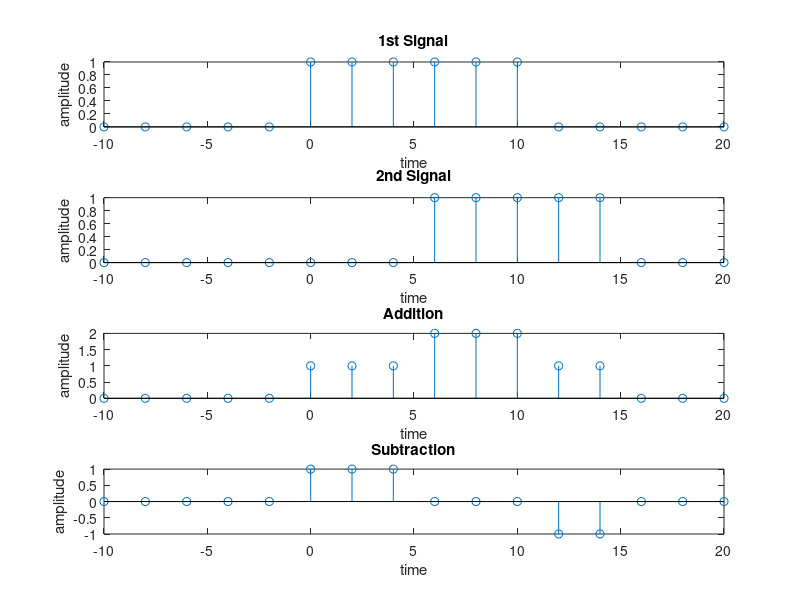

Reproduce this figure in MATLAB.
clc
clear all
close all
t = -10:2:20;
n1 = t>=0 & t<=10;
subplot(4,1,1);
stem(t,n1);
xlabel('time'); 
ylabel('amplitude');
title('1st Signal');
n2 = t>=5 & t<=15;
subplot(4,1,2);
stem(t,n2);
xlabel('time');
ylabel('amplitude');
title('2nd Signal');
add = n1+n2;
subplot(4,1,3);
stem(t,add);
xlabel('time');
ylabel('amplitude');
title('Addition');
sub = n1-n2;
subplot(4,1,4);
stem(t,sub);
xlabel('time');
ylabel('amplitude');
title('Subtraction');